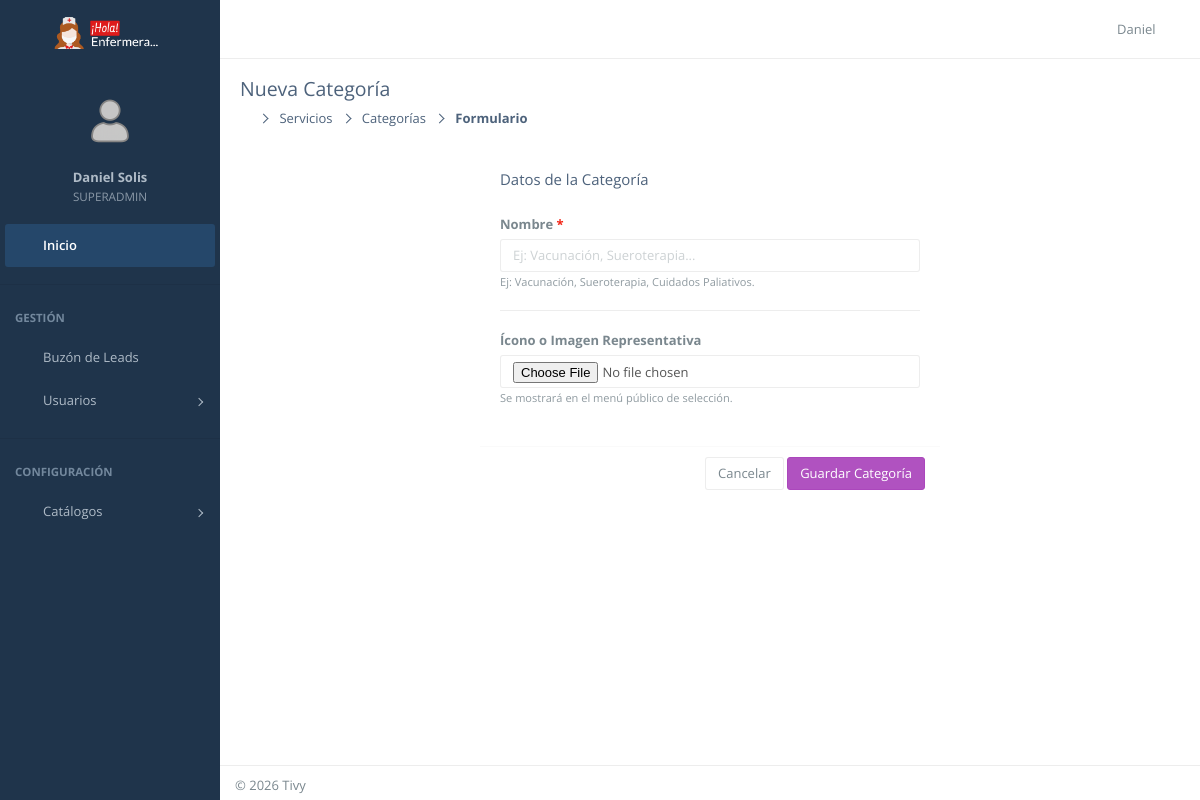
The page /dashboard/categorias/nueva/ (signed in) on the database its author committed.
### CoreApps/users/models.py (models this page shows, shortened)
class User(AbstractUser):
    class Roles(models.TextChoices):
        CLIENTE = 'CLIENTE', _('Cliente')
        ENFERMERO = 'ENFERMERO', _('Enfermero')
        SUPERVISOR = 'SUPERVISOR', _('Supervisor')
        ADMINISTRADOR = 'ADMINISTRADOR', _('Administrador')
        SUPERADMIN = 'SUPERADMIN', _('Super Administrador')
    email = models.EmailField(_('Correo Electrónico'), unique=True)
    groups = models.ManyToManyField(
        Group,
        verbose_name=_('groups'),
        blank=True,
        help_text=_('The groups this user belongs to.'),
        related_name="custom_user_groups",  # Nombre único para evitar el choque
        related_query_name="user",
    )
    user_permissions = models.ManyToManyField(
        Permission,
        verbose_name=_('user permissions'),
        blank=True,
        help_text=_('Specific permissions for this user.'),
        related_name="custom_user_permissions", # Nombre único para evitar el choque
        related_query_name="user",
    )
    rol = models.CharField(
        max_length=20,
        choices=Roles.choices,
        default=Roles.CLIENTE,
        verbose_name=_('Rol en el sistema')
    )
    cedula = models.CharField(
        _('Cédula / RUC'),
        max_length=13,
        unique=True,
        blank=True,
        null=True
    )
    telefono = models.CharField(
        _('Teléfono Celular'),
        max_length=20,
        blank=True,
        null=True,
        help_text=_('Número principal para contacto')
    )
    foto = models.ImageField(upload_to='perfiles/fotos/', blank=True, null=True)
    USERNAME_FIELD = 'email'
    REQUIRED_FIELDS = ['username', 'first_name', 'last_name', 'cedula']
    class Meta:
        verbose_name = _('Usuario')
        verbose_name_plural = _('Usuarios')

### CoreApps/services/views.py (the view)
# urls.py: path('dashboard/categorias/nueva/', CategoryCreateView.as_view(), name='admin_category_create'),
class CategoryCreateView(LoginRequiredMixin, AdminRequiredMixin, SuccessMessageMixin, CreateView):
    model = ServiceCategory
    form_class = CategoryForm
    template_name = 'services/admin/category_form.html'
    success_url = reverse_lazy('admin_category_list')
    success_message = "Categoría creada correctamente"
    def get_context_data(self, **kwargs):
        context = super().get_context_data(**kwargs)
        context['titulo'] = 'Nueva Categoría'
        return context

### CoreApps/services/forms.py
class CategoryForm(forms.ModelForm):
    class Meta:
        model = ServiceCategory
        fields = ['nombre', 'icono']
        widgets = {
            'nombre': forms.TextInput(attrs={'class': 'form-control', 'placeholder': 'Ej: Vacunación, Sueroterapia...'}),
            'icono': forms.FileInput(attrs={'class': 'form-control'}),
        }
        labels = {
            'nombre': 'Nombre de la Categoría',
            'icono': 'Ícono o Imagen Representativa'
        }

### CoreApps/services/views.py (called while the page is built)
    def test_func(self):
        return self.request.user.is_authenticated and self.request.user.rol in ['ADMINISTRADOR', 'SUPERADMIN', 'SUPERVISOR']

### templates/services/admin/category_form.html (shortened to what this page needs)
{% extends 'layouts/dashboard_base.html' %}
{% load widget_tweaks %}
{% block page_title %}{{ titulo }}{% endblock %}
{% block breadcrumb %}
    <li><a href="{% url 'admin_service_list' %}">Servicios</a></li>
    <li><a href="{% url 'admin_category_list' %}">Categorías</a></li>
    <li class="active">Formulario</li>
{% endblock %}
{% block content %}
<div class="row">
    <div class="col-lg-6 col-lg-offset-3"> <div class="panel">
            <div class="panel-heading">
                <h3 class="panel-title">Datos de la Categoría</h3>
            </div>
            <form method="post" enctype="multipart/form-data">
                <div class="panel-body">
                    <div class="form-group">
                        <label class="control-label text-bold">Nombre <span class="text-danger">*</span></label>
                        {{ form.nombre }}
                        <small class="text-muted">Ej: Vacunación, Sueroterapia, Cuidados Paliativos.</small>
                    </div>
                    <hr>
                    <div class="form-group">
                        <label class="control-label text-bold">Ícono o Imagen Representativa</label>
                        <div class="row">
                            <div class="col-xs-12">
                                {{ form.icono }}
                            </div>
                        </div>
                        <small class="text-muted">Se mostrará en el menú público de selección.</small>
                    </div>
                </div>
                <div class="panel-footer text-right">
                    <a href="{% url 'admin_category_list' %}" class="btn btn-default">Cancelar</a>
                    <button type="submit" class="btn btn-purple">Guardar Categoría</button>
                </div>
            </form>
        </div>
    </div>
</div>
{% endblock %}

### templates/includes/dashboard/navbar.html (shortened to what this page needs)
{% load static %}
<header id="navbar">
    <div id="navbar-container" class="boxed">
        <div class="navbar-header">
            <a href="{% url 'dashboard' %}" class="navbar-brand">
                <div class="brand-custom-wrapper">
                    <img src="{% static 'img/logo-hola-enfermera2.png' %}"
                         alt="Hola Enfermera"
                         class="logo-image logo-lg">
                </div>
            </a>
        </div>
        <div class="navbar-content">
            <ul class="nav navbar-top-links pull-left">
                <li class="tgl-menu-btn">
                    <a class="mainnav-toggle" href="#">
                        <i class="demo-pli-list-view"></i>
                    </a>
                </li>
            </ul>
            <ul class="nav navbar-top-links pull-right">
                <li id="dropdown-user" class="dropdown">
                    <a href="#" data-toggle="dropdown" class="dropdown-toggle text-right">
                        <span class="ic-user pull-right">
                            <i class="demo-pli-male"></i>
                        </span>
                        <div class="username hidden-xs">{{ user.first_name }}</div>
                    </a>
                </li>
            </ul>
        </div>
    </div>
</header>

### templates/includes/dashboard/menu.html (shortened to what this page needs)
{% load static %}
<nav id="mainnav-container">
    <div id="mainnav">
        <div id="mainnav-menu-wrap">
            <div class="nano">
                <div class="nano-content">
                    <div id="mainnav-profile" class="mainnav-profile">
                        <div class="profile-wrap text-center">
                            <div class="pad-btm">
                                {% if user.foto %}
                                    <img class="img-circle img-md" src="{{ user.foto.url }}" alt="Foto">
                                {% else %}
                                    <img class="img-circle img-md" src="{% static 'img/profile-photos/user.png' %}" alt="Foto">
                                {% endif %}
                            </div>
                            <a href="#profile-nav" class="box-block" data-toggle="collapse" aria-expanded="false">
                                <p class="mnp-name">{{ user.get_full_name }}</p>
                                <span class="mnp-desc">{{ user.rol }}</span>
                            </a>
                        </div>
                    </div>
                    <ul id="mainnav-menu" class="list-group">
    <li class="active-link">
        <a href="{% url 'dashboard' %}">
            <i class="demo-pli-home"></i>
            <span class="menu-title">Inicio</span>
        </a>
    </li>
    {% if user.rol in 'ADMINISTRADOR,SUPERADMIN,SUPERVISOR' or user.is_superuser %}
        <li class="list-divider"></li>
        <li class="list-header">Gestión</li>
        <li>
            <a href="{% url 'admin_reminder_list' %}">
                <i class="demo-pli-mail"></i>
                <span class="menu-title">Buzón de Leads</span>
            </a>
        </li>
       <li>
            <a href="#">
                <i class="demo-pli-male-female"></i>
                <span class="menu-title">Usuarios</span>
                <i class="arrow"></i>
            </a>
        </li>
        <li class="list-divider"></li>
        <li class="list-header">Configuración</li>
        <li>
            <a href="#">
                <i class="demo-pli-gear"></i>
                <span class="menu-title">Catálogos</span>
                <i class="arrow"></i>
            </a>
        </li>
    {% endif %}
</ul>
                </div>
            </div>
        </div>
    </div>
</nav>

### static/css/dashboard.css (style rules this page uses)
body { margin: 0; padding: 0; min-height: 100vh; }
.navbar-brand img { height: 40px; }

### templates/includes/dashboard/navbar.html (style rules this page uses)
.brand-custom-wrapper { width: 100%; height: 100%; display: flex; align-items: center; justify-content: center; position: relative; }
.logo-image { max-height: 40px; width: auto; object-fit: contain; transition: all 0.3s ease; }
#container.mainnav-lg .logo-lg { display: block; }
.navbar-brand { padding: 0 !important; }

### rows shown on the page
User: first_name "Daniel", get_full_name "Daniel Solis", rol "SUPERADMIN"

### other values the page prints
{{ titulo }} "Nueva Categoría"
